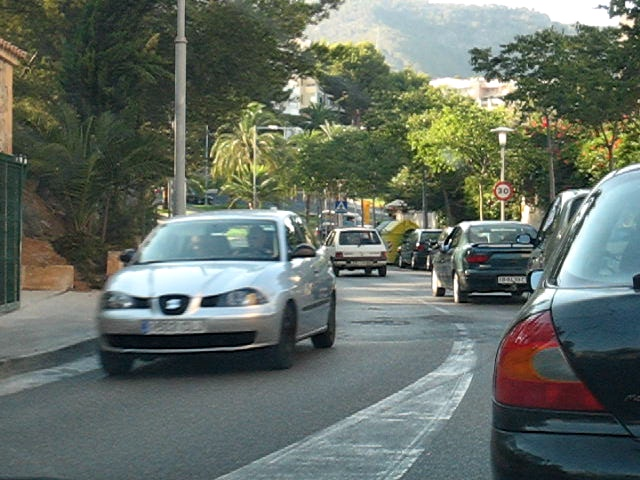
%> input picture toolbox/optical_flow_2/car1.jpg, 640 x 480 px
$ octave --eval "result = deblur_ADMM(imread('optical_flow_2/car1.jpg'));"   (GNU Octave 9; MATLAB toolbox functions it lacks are replaced by stand-ins)
%> lines starting %> are read from the running program, lines starting %| are printed output that depends on the picture
%> in deblur_ADMM, `z = padarray(input,[20 20],'replicate');`:
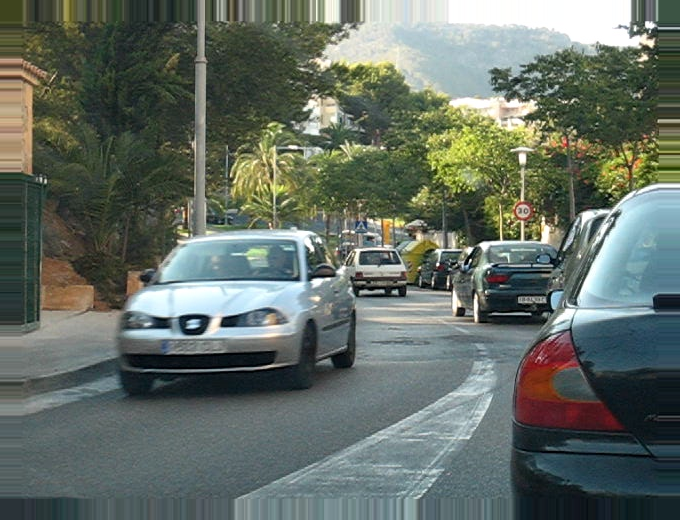
%> z: size 520x680x3 uint8; mean R, G, B 99.8, 109.5, 100.9
### toolbox/PlugPlayADMM/PlugPlayADMM_deblur.m
function out = PlugPlayADMM_deblur(y,h,lambda,method,opts)
%> called with lambda = 0.0001, method = 'BM3D'
%%%%%%%%%%%%%%%%%%%%%%%%%%%%%%%%%%%%%%%%%
%out = PlugPlayADMM_deblur(y,h,lambda,method,opts)
%deblurs image y by solving the ADMM:
%
%inversion step: x=argmin_x(||Ax-y||^2+rho/2||x-(v-u)||^2)
%denoising step: v=Denoise(x+u)
%      update u: u=u+(x-v)
%
%Input:           y    -  the observed gray scale image
%                 h    -  blur kernel
%              lambda  -  regularization parameter
%              method  -  denoiser, e.g., 'BM3D'
%       opts.rho       -  internal parameter of ADMM {1}
%       opts.gamma     -  parameter for updating rho {1}
%       opts.maxitr    -  maximum number of iterations for ADMM {20}
%       opts.tol       -  tolerance level for residual {1e-4}
%       ** default values of opts are given in {}.
%
%Output:          out  -  recovered gray scale image
%
%Xiran Wang and Stanley Chan
%Copyright 2016
%Purdue University, West Lafayette, IN, USA.
%
%%%%%%%%%%%%%%%%%%%%%%%%%%%%%%%%%%%%%%%%%
% Check inputs
if nargin<4
    error('not enough input, try again \n');
elseif nargin==4
    opts = [];
end

% Check defaults
if ~isfield(opts,'rho')
    opts.rho = 1;
end
if ~isfield(opts,'max_itr')
    opts.max_itr = 20;
end
if ~isfield(opts,'tol')
    opts.tol = 1e-4;
end
if ~isfield(opts,'gamma')
    opts.gamma=1;
end
if ~isfield(opts,'print')
    opts.print = false;
end


% set parameters
max_itr   = opts.max_itr;
tol       = opts.tol;
gamma     = opts.gamma;
rho       = opts.rho;

%initialize variables
dim         = size(y);
%> dim = [520 680 3]
N           = dim(1)*dim(2);
%> N = 353600
Hty         = imfilter(y,h,'circular');
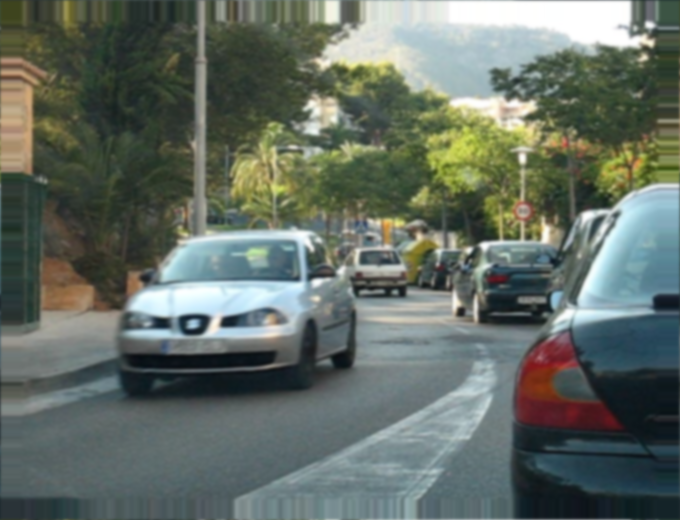
%> Hty: size 520x680x3 uint8; mean R, G, B 99.8, 109.5, 100.9; mean of the top-left, top-right, bottom-left and bottom-right quarters 82.3, 129.6, 104, 97.7
%> the run ends on the next line
eigHtH      = abs(fftn(h, dim)).^2;
v           = 0.5*ones(dim);
x           = v;
u           = zeros(dim);
residual    = inf;

%set function handle for denoiser
switch method
    case 'CNN'
        load('modelgray.mat');
        denoise=@(in,sigma) wrapper_CNN(in,sigma,CNNdenoiser);
    case 'BM3D'
        denoise=@wrapper_BM3D;
    case 'TV'
        denoise=@wrapper_TV;
    case 'NLM'
        denoise=@wrapper_NLM;
    case 'RF'
        denoise=@wrapper_RF;
    otherwise
        error('unknown denoiser \n');
end

% main loop

if opts.print==true
    fprintf('Plug-and-Play ADMM --- Deblurring \n');
    fprintf('Denoiser = %s \n\n', method);
    fprintf('itr \t ||x-xold|| \t ||v-vold|| \t ||u-uold|| \n');
end

itr = 1;
while(residual>tol&&itr<=max_itr)
    %store x, v, u from previous iteration for psnr residual calculation
    x_old = x;
    v_old = v;
    u_old = u;

    %inversion step
    xtilde = v-u;
    rhs    = fftn(Hty+rho*xtilde,dim);
    x      = real(ifftn(rhs./(eigHtH+rho),dim));

    %denoising step
    vtilde = x+u;
    vtilde = proj(vtilde);
    sigma  = sqrt(lambda/rho);
    v      = denoise(vtilde,sigma);

    %update langrangian multiplier
    u      = u + (x-v);

    %update rho
    rho = rho*gamma;

    %calculate residual
    residualx = (1/sqrt(N))*(sqrt(sum(sum((x-x_old).^2))));
    residualv = (1/sqrt(N))*(sqrt(sum(sum((v-v_old).^2))));
    residualu = (1/sqrt(N))*(sqrt(sum(sum((u-u_old).^2))));

    residual = residualx + residualv + residualu;

    if opts.print==true
        fprintf('%3g \t %3.5e \t %3.5e \t %3.5e \n', itr, residualx, residualv, residualu);
    end


    if mod(itr,4)==1
        fprintf('\b\b -');
    end
    if mod(itr,4)==2
        fprintf('\b\b \\');
    end
    if mod(itr,4)==3
        fprintf('\b\b |');
    end
    if mod(itr,4)==0
        fprintf('\b\b /');
    end


    itr = itr+1;
end
out = v;
end

### toolbox/deblur_ADMM.m
function output = deblur_ADMM(input)

z = padarray(input,[20 20],'replicate');

%deblur parameters
method = 'BM3D';
lambda = 0.0001;

opts.rho     = 0.05;
opts.gamma   = 1;
opts.max_itr = 30;
opts.print   = false;
h = fspecial('gaussian',[15 15], 1.5);

z = PlugPlayADMM_deblur(z,h,lambda,method,opts);

output = z(21:size(input,1)+20,21:size(input,2)+20);
